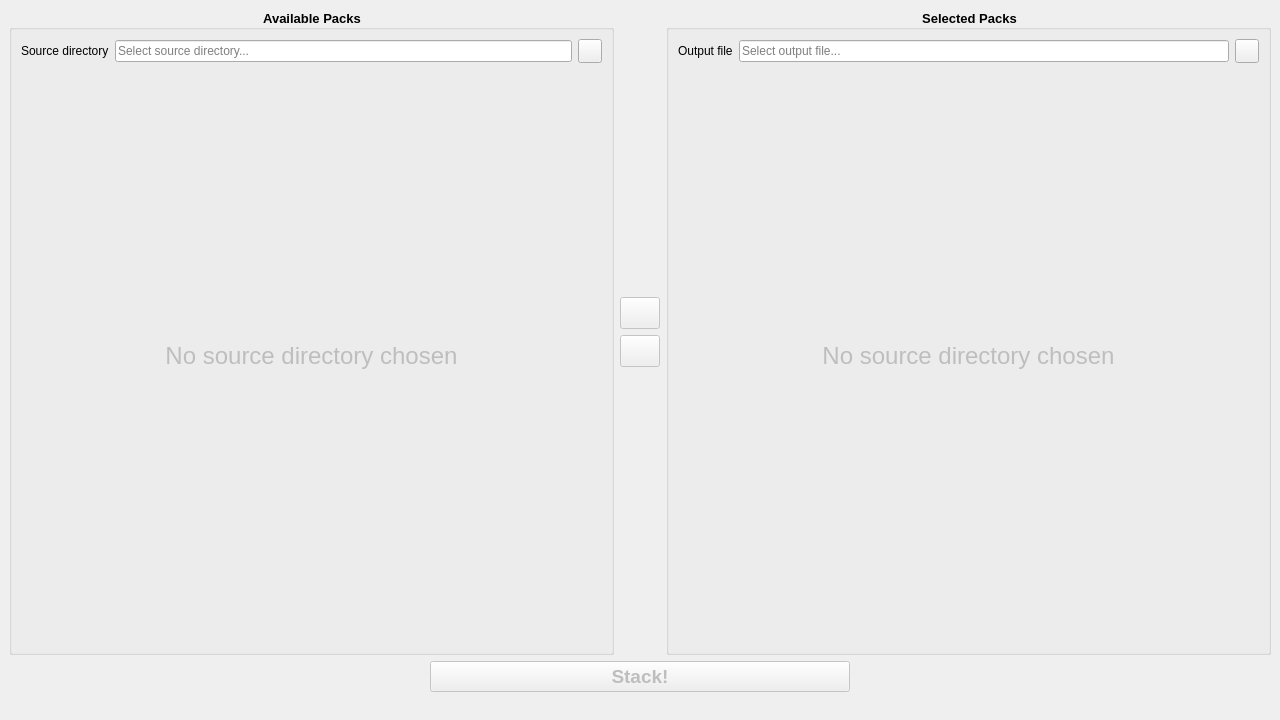
<?xml version="1.0" encoding="UTF-8"?>
<ui version="4.0">
 <class>MainWindow</class>
 <widget class="QMainWindow" name="MainWindow">
  <property name="geometry">
   <rect>
    <x>0</x>
    <y>0</y>
    <width>1280</width>
    <height>720</height>
   </rect>
  </property>
  <property name="windowTitle">
   <string>Pack Stacker</string>
  </property>
  <property name="toolButtonStyle">
   <enum>Qt::ToolButtonStyle::ToolButtonIconOnly</enum>
  </property>
  <property name="animated">
   <bool>true</bool>
  </property>
  <property name="dockNestingEnabled">
   <bool>false</bool>
  </property>
  <property name="unifiedTitleAndToolBarOnMac">
   <bool>true</bool>
  </property>
  <widget class="QWidget" name="centralWidget">
   <property name="enabled">
    <bool>true</bool>
   </property>
   <property name="autoFillBackground">
    <bool>false</bool>
   </property>
   <layout class="QVBoxLayout" name="verticalLayout_4">
    <item>
     <layout class="QVBoxLayout" name="bodyLayout">
      <property name="leftMargin">
       <number>0</number>
      </property>
      <property name="topMargin">
       <number>0</number>
      </property>
      <property name="rightMargin">
       <number>0</number>
      </property>
      <property name="bottomMargin">
       <number>0</number>
      </property>
      <item>
       <layout class="QHBoxLayout" name="body">
        <property name="spacing">
         <number>6</number>
        </property>
        <item>
         <layout class="QVBoxLayout" name="leftPanel">
          <item>
           <widget class="QGroupBox" name="availableGroup">
            <property name="sizePolicy">
             <sizepolicy hsizetype="MinimumExpanding" vsizetype="Preferred">
              <horstretch>0</horstretch>
              <verstretch>0</verstretch>
             </sizepolicy>
            </property>
            <property name="autoFillBackground">
             <bool>false</bool>
            </property>
            <property name="styleSheet">
             <string notr="true">QGroupBox
{
	font-size: 10pt;
	font-weight: 600;
}</string>
            </property>
            <property name="title">
             <string>Available Packs</string>
            </property>
            <property name="alignment">
             <set>Qt::AlignmentFlag::AlignCenter</set>
            </property>
            <property name="flat">
             <bool>false</bool>
            </property>
            <property name="checkable">
             <bool>false</bool>
            </property>
            <layout class="QVBoxLayout" name="verticalLayout_2">
             <item>
              <layout class="QHBoxLayout" name="sourceDirLayout">
               <item>
                <widget class="QLabel" name="sourceDirLabel">
                 <property name="text">
                  <string>Source directory</string>
                 </property>
                </widget>
               </item>
               <item>
                <widget class="QLineEdit" name="sourceDirLineEdit">
                 <property name="readOnly">
                  <bool>true</bool>
                 </property>
                 <property name="placeholderText">
                  <string>Select source directory...</string>
                 </property>
                </widget>
               </item>
               <item>
                <widget class="QPushButton" name="browseSourceDirButton">
                 <property name="minimumSize">
                  <size>
                   <width>24</width>
                   <height>24</height>
                  </size>
                 </property>
                 <property name="maximumSize">
                  <size>
                   <width>24</width>
                   <height>24</height>
                  </size>
                 </property>
                 <property name="text">
                  <string/>
                 </property>
                 <property name="icon">
                  <iconset theme="QIcon::ThemeIcon::FolderOpen"/>
                 </property>
                 <property name="checkable">
                  <bool>false</bool>
                 </property>
                 <property name="flat">
                  <bool>false</bool>
                 </property>
                </widget>
               </item>
              </layout>
             </item>
             <item>
              <widget class="QStackedWidget" name="availableListStack">
               <property name="currentIndex">
                <number>0</number>
               </property>
               <widget class="QWidget" name="availablePlaceholderPage">
                <layout class="QVBoxLayout" name="verticalLayout_5">
                 <property name="spacing">
                  <number>0</number>
                 </property>
                 <property name="leftMargin">
                  <number>0</number>
                 </property>
                 <property name="topMargin">
                  <number>0</number>
                 </property>
                 <property name="rightMargin">
                  <number>0</number>
                 </property>
                 <property name="bottomMargin">
                  <number>0</number>
                 </property>
                 <item>
                  <widget class="QLabel" name="availablePlaceholderLabel">
                   <property name="enabled">
                    <bool>false</bool>
                   </property>
                   <property name="styleSheet">
                    <string notr="true">font-size: 18pt;</string>
                   </property>
                   <property name="frameShape">
                    <enum>QFrame::Shape::NoFrame</enum>
                   </property>
                   <property name="text">
                    <string>No source directory chosen</string>
                   </property>
                   <property name="scaledContents">
                    <bool>false</bool>
                   </property>
                   <property name="alignment">
                    <set>Qt::AlignmentFlag::AlignCenter</set>
                   </property>
                  </widget>
                 </item>
                </layout>
               </widget>
               <widget class="QWidget" name="availableListPage">
                <layout class="QVBoxLayout" name="verticalLayout">
                 <property name="spacing">
                  <number>0</number>
                 </property>
                 <property name="leftMargin">
                  <number>0</number>
                 </property>
                 <property name="topMargin">
                  <number>0</number>
                 </property>
                 <property name="rightMargin">
                  <number>0</number>
                 </property>
                 <property name="bottomMargin">
                  <number>0</number>
                 </property>
                 <item>
                  <widget class="QListView" name="availableListView">
                   <property name="tabKeyNavigation">
                    <bool>true</bool>
                   </property>
                   <property name="selectionMode">
                    <enum>QAbstractItemView::SelectionMode::MultiSelection</enum>
                   </property>
                  </widget>
                 </item>
                </layout>
               </widget>
              </widget>
             </item>
            </layout>
           </widget>
          </item>
         </layout>
        </item>
        <item>
         <layout class="QVBoxLayout" name="middlePanel">
          <property name="spacing">
           <number>6</number>
          </property>
          <property name="sizeConstraint">
           <enum>QLayout::SizeConstraint::SetDefaultConstraint</enum>
          </property>
          <item>
           <spacer name="middleSpacer">
            <property name="orientation">
             <enum>Qt::Orientation::Vertical</enum>
            </property>
            <property name="sizeHint" stdset="0">
             <size>
              <width>20</width>
              <height>40</height>
             </size>
            </property>
           </spacer>
          </item>
          <item>
           <layout class="QHBoxLayout" name="addButtonLayout">
            <item>
             <widget class="QPushButton" name="addPackButton">
              <property name="enabled">
               <bool>false</bool>
              </property>
              <property name="minimumSize">
               <size>
                <width>32</width>
                <height>32</height>
               </size>
              </property>
              <property name="acceptDrops">
               <bool>false</bool>
              </property>
              <property name="text">
               <string/>
              </property>
              <property name="icon">
               <iconset theme="QIcon::ThemeIcon::GoNext"/>
              </property>
             </widget>
            </item>
           </layout>
          </item>
          <item>
           <layout class="QHBoxLayout" name="removeButtonLayout">
            <item>
             <widget class="QPushButton" name="removePackButton">
              <property name="enabled">
               <bool>false</bool>
              </property>
              <property name="minimumSize">
               <size>
                <width>32</width>
                <height>32</height>
               </size>
              </property>
              <property name="text">
               <string/>
              </property>
              <property name="icon">
               <iconset theme="QIcon::ThemeIcon::GoPrevious"/>
              </property>
             </widget>
            </item>
           </layout>
          </item>
          <item>
           <spacer name="middleSpacer2">
            <property name="orientation">
             <enum>Qt::Orientation::Vertical</enum>
            </property>
            <property name="sizeHint" stdset="0">
             <size>
              <width>20</width>
              <height>40</height>
             </size>
            </property>
           </spacer>
          </item>
         </layout>
        </item>
        <item>
         <layout class="QVBoxLayout" name="rightPanel">
          <item>
           <widget class="QGroupBox" name="selectedGroup">
            <property name="sizePolicy">
             <sizepolicy hsizetype="MinimumExpanding" vsizetype="Preferred">
              <horstretch>0</horstretch>
              <verstretch>0</verstretch>
             </sizepolicy>
            </property>
            <property name="autoFillBackground">
             <bool>false</bool>
            </property>
            <property name="styleSheet">
             <string notr="true">QGroupBox
{
	font-size: 10pt;
	font-weight: 600;
}</string>
            </property>
            <property name="title">
             <string>Selected Packs</string>
            </property>
            <property name="alignment">
             <set>Qt::AlignmentFlag::AlignCenter</set>
            </property>
            <layout class="QVBoxLayout" name="verticalLayout_3">
             <item>
              <layout class="QHBoxLayout" name="outputLayout">
               <item>
                <widget class="QLabel" name="outputLabel">
                 <property name="text">
                  <string>Output file</string>
                 </property>
                </widget>
               </item>
               <item>
                <widget class="QLineEdit" name="outputLineEdit">
                 <property name="readOnly">
                  <bool>true</bool>
                 </property>
                 <property name="placeholderText">
                  <string>Select output file...</string>
                 </property>
                </widget>
               </item>
               <item>
                <widget class="QPushButton" name="browseOutputButton">
                 <property name="minimumSize">
                  <size>
                   <width>24</width>
                   <height>24</height>
                  </size>
                 </property>
                 <property name="maximumSize">
                  <size>
                   <width>24</width>
                   <height>24</height>
                  </size>
                 </property>
                 <property name="text">
                  <string/>
                 </property>
                 <property name="icon">
                  <iconset theme="QIcon::ThemeIcon::FolderOpen"/>
                 </property>
                </widget>
               </item>
              </layout>
             </item>
             <item>
              <widget class="QStackedWidget" name="selectedListStack">
               <property name="currentIndex">
                <number>0</number>
               </property>
               <widget class="QWidget" name="selectedPlaceholderPage">
                <layout class="QVBoxLayout" name="verticalLayout_6">
                 <property name="spacing">
                  <number>0</number>
                 </property>
                 <property name="leftMargin">
                  <number>0</number>
                 </property>
                 <property name="topMargin">
                  <number>0</number>
                 </property>
                 <property name="rightMargin">
                  <number>0</number>
                 </property>
                 <property name="bottomMargin">
                  <number>0</number>
                 </property>
                 <item>
                  <widget class="QLabel" name="label">
                   <property name="enabled">
                    <bool>false</bool>
                   </property>
                   <property name="styleSheet">
                    <string notr="true">font-size: 18pt;</string>
                   </property>
                   <property name="text">
                    <string>No source directory chosen</string>
                   </property>
                   <property name="alignment">
                    <set>Qt::AlignmentFlag::AlignCenter</set>
                   </property>
                  </widget>
                 </item>
                </layout>
               </widget>
               <widget class="QWidget" name="selectedListPage">
                <layout class="QVBoxLayout" name="verticalLayout_7">
                 <property name="spacing">
                  <number>0</number>
                 </property>
                 <property name="leftMargin">
                  <number>0</number>
                 </property>
                 <property name="topMargin">
                  <number>0</number>
                 </property>
                 <property name="rightMargin">
                  <number>0</number>
                 </property>
                 <property name="bottomMargin">
                  <number>0</number>
                 </property>
                 <item>
                  <layout class="QHBoxLayout" name="selectedListLayout">
                   <item>
                    <widget class="QListView" name="selectedListView">
                     <property name="tabKeyNavigation">
                      <bool>true</bool>
                     </property>
                     <property name="dragEnabled">
                      <bool>true</bool>
                     </property>
                     <property name="dragDropMode">
                      <enum>QAbstractItemView::DragDropMode::InternalMove</enum>
                     </property>
                    </widget>
                   </item>
                   <item>
                    <layout class="QVBoxLayout" name="selectedListControlLayout">
                     <property name="spacing">
                      <number>0</number>
                     </property>
                     <item>
                      <spacer name="selectedContolSpacer">
                       <property name="orientation">
                        <enum>Qt::Orientation::Vertical</enum>
                       </property>
                       <property name="sizeHint" stdset="0">
                        <size>
                         <width>20</width>
                         <height>40</height>
                        </size>
                       </property>
                      </spacer>
                     </item>
                     <item>
                      <layout class="QHBoxLayout" name="selectedUpButtonLayout">
                       <item>
                        <widget class="QPushButton" name="selectedUpButton">
                         <property name="enabled">
                          <bool>false</bool>
                         </property>
                         <property name="minimumSize">
                          <size>
                           <width>32</width>
                           <height>32</height>
                          </size>
                         </property>
                         <property name="text">
                          <string/>
                         </property>
                         <property name="icon">
                          <iconset theme="QIcon::ThemeIcon::GoUp"/>
                         </property>
                        </widget>
                       </item>
                      </layout>
                     </item>
                     <item>
                      <layout class="QHBoxLayout" name="selectedDownButtonLayout">
                       <property name="spacing">
                        <number>6</number>
                       </property>
                       <item>
                        <widget class="QPushButton" name="selectedDownButton">
                         <property name="enabled">
                          <bool>false</bool>
                         </property>
                         <property name="minimumSize">
                          <size>
                           <width>32</width>
                           <height>32</height>
                          </size>
                         </property>
                         <property name="text">
                          <string/>
                         </property>
                         <property name="icon">
                          <iconset theme="QIcon::ThemeIcon::GoDown"/>
                         </property>
                        </widget>
                       </item>
                      </layout>
                     </item>
                     <item>
                      <spacer name="selectedContolSpacer2">
                       <property name="orientation">
                        <enum>Qt::Orientation::Vertical</enum>
                       </property>
                       <property name="sizeHint" stdset="0">
                        <size>
                         <width>20</width>
                         <height>40</height>
                        </size>
                       </property>
                      </spacer>
                     </item>
                    </layout>
                   </item>
                  </layout>
                 </item>
                </layout>
               </widget>
              </widget>
             </item>
            </layout>
           </widget>
          </item>
         </layout>
        </item>
       </layout>
      </item>
      <item>
       <layout class="QVBoxLayout" name="footer">
        <item>
         <layout class="QHBoxLayout" name="stackButtonLayout">
          <item>
           <spacer name="stackButtonSpacer">
            <property name="orientation">
             <enum>Qt::Orientation::Horizontal</enum>
            </property>
            <property name="sizeHint" stdset="0">
             <size>
              <width>40</width>
              <height>20</height>
             </size>
            </property>
           </spacer>
          </item>
          <item>
           <widget class="QPushButton" name="stackButton">
            <property name="enabled">
             <bool>false</bool>
            </property>
            <property name="sizePolicy">
             <sizepolicy hsizetype="MinimumExpanding" vsizetype="Fixed">
              <horstretch>0</horstretch>
              <verstretch>0</verstretch>
             </sizepolicy>
            </property>
            <property name="styleSheet">
             <string notr="true">font-size: 14pt;
font-weight: 600;</string>
            </property>
            <property name="text">
             <string>Stack!</string>
            </property>
            <property name="checkable">
             <bool>false</bool>
            </property>
           </widget>
          </item>
          <item>
           <spacer name="stackButtonSpacer2">
            <property name="orientation">
             <enum>Qt::Orientation::Horizontal</enum>
            </property>
            <property name="sizeHint" stdset="0">
             <size>
              <width>40</width>
              <height>20</height>
             </size>
            </property>
           </spacer>
          </item>
         </layout>
        </item>
       </layout>
      </item>
     </layout>
    </item>
   </layout>
  </widget>
  <widget class="QStatusBar" name="statusBar">
   <property name="sizeGripEnabled">
    <bool>false</bool>
   </property>
  </widget>
 </widget>
 <resources/>
 <connections/>
</ui>
